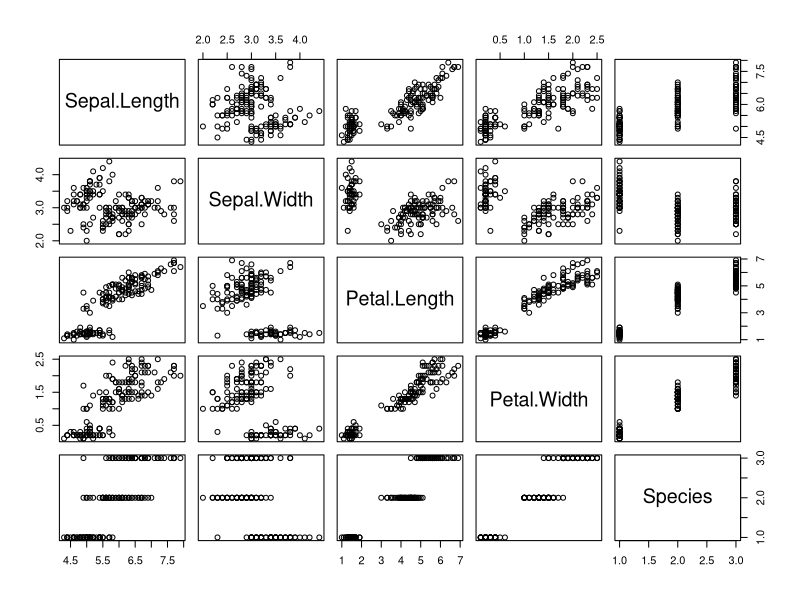
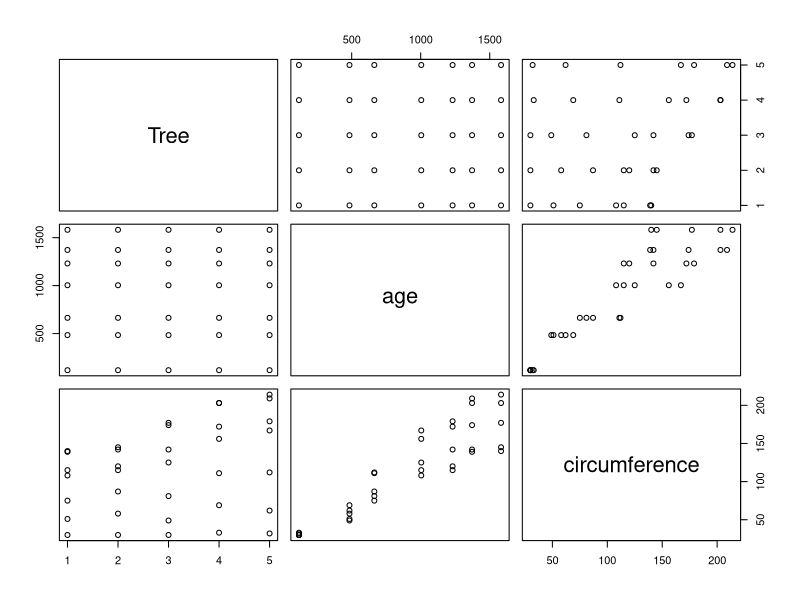

The R source for these figures, in order: (Note: this script raises an error after producing the figures.)
#a
i <- data.frame(datasets::iris)
View(i)
plot(i)
summary(i)

o <- data.frame(datasets::Orange)
View(o)
plot(o)
summary(o)

#b

df <- USArrests
df <- na.omit(df)
df <- scale(df)
head(df)
pam(df, 4, metric = 'euclidean', stand = FALSE)
fviz_nbclust(df, kmeans, method = "wss")

gap_stat <- clusGap(df,
                    FUN = kmeans,
                    nstart = 25,
                    K.max = 10,
                    B = 50)
fviz_gap_stat(gap_stat)
set.seed(1)
km <- kmeans(df, centers = 4, nstart = 25)
km
fviz_cluster(km, data = df)
aggregate(USArrests, by=list(cluster=km$cluster), mean)
final_data <- cbind(USArrests, cluster = km$cluster)
head(final_data)


#c

pam(df, 4, metric = 'manhattan', stand = FALSE)
pam.res <- pam(df, 4)
print(pam.res)
dd <- cbind(USArrests, cluster = pam.res$clustering)
head(dd, n = 3)
pam.res$medoids
head(pam.res$clustering)

